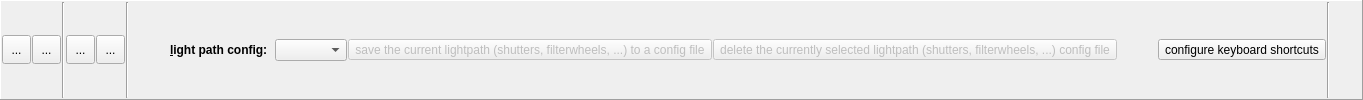
    <widget class="QFrame" name="frame">
     <property name="minimumSize">
      <size>
       <width>0</width>
       <height>30</height>
      </size>
     </property>
     <property name="frameShape">
      <enum>QFrame::Panel</enum>
     </property>
     <property name="frameShadow">
      <enum>QFrame::Raised</enum>
     </property>
     <layout class="QHBoxLayout" name="horizontalLayout">
      <property name="spacing">
       <number>1</number>
      </property>
      <property name="margin">
       <number>1</number>
      </property>
      <item>
       <widget class="QToolButton" name="btnConnectDevices">
        <property name="minimumSize">
         <size>
          <width>29</width>
          <height>29</height>
         </size>
        </property>
        <property name="toolTip">
         <string>connect all devices, except cameras</string>
        </property>
        <property name="text">
         <string>...</string>
        </property>
        <property name="icon">
         <iconset resource="spimb040.qrc">
          <normaloff>:/spimb040/connect_devices.png</normaloff>:/spimb040/connect_devices.png</iconset>
        </property>
        <property name="iconSize">
         <size>
          <width>22</width>
          <height>22</height>
         </size>
        </property>
       </widget>
      </item>
      <item>
       <widget class="QToolButton" name="btnConnectCameras">
        <property name="minimumSize">
         <size>
          <width>29</width>
          <height>29</height>
         </size>
        </property>
        <property name="toolTip">
         <string>connect all cameras</string>
        </property>
        <property name="text">
         <string>...</string>
        </property>
        <property name="icon">
         <iconset resource="spimb040.qrc">
          <normaloff>:/spimb040/connect_cameras.png</normaloff>:/spimb040/connect_cameras.png</iconset>
        </property>
        <property name="iconSize">
         <size>
          <width>22</width>
          <height>22</height>
         </size>
        </property>
       </widget>
      </item>
      <item>
       <widget class="Line" name="line_5">
        <property name="orientation">
         <enum>Qt::Vertical</enum>
        </property>
       </widget>
      </item>
      <item>
       <widget class="QToolButton" name="btnDisconnectDevices">
        <property name="minimumSize">
         <size>
          <width>29</width>
          <height>29</height>
         </size>
        </property>
        <property name="toolTip">
         <string>disconnect all devices, except cameras</string>
        </property>
        <property name="text">
         <string>...</string>
        </property>
        <property name="icon">
         <iconset resource="spimb040.qrc">
          <normaloff>:/spimb040/disconnect_devices.png</normaloff>:/spimb040/disconnect_devices.png</iconset>
        </property>
        <property name="iconSize">
         <size>
          <width>22</width>
          <height>22</height>
         </size>
        </property>
       </widget>
      </item>
      <item>
       <widget class="QToolButton" name="btnDisconnectCameras">
        <property name="minimumSize">
         <size>
          <width>29</width>
          <height>29</height>
         </size>
        </property>
        <property name="toolTip">
         <string>disconnect all cameras</string>
        </property>
        <property name="text">
         <string>...</string>
        </property>
        <property name="icon">
         <iconset resource="spimb040.qrc">
          <normaloff>:/spimb040/disconnect_cameras.png</normaloff>:/spimb040/disconnect_cameras.png</iconset>
        </property>
        <property name="iconSize">
         <size>
          <width>22</width>
          <height>22</height>
         </size>
        </property>
       </widget>
      </item>
      <item>
       <widget class="Line" name="line_7">
        <property name="orientation">
         <enum>Qt::Vertical</enum>
        </property>
       </widget>
      </item>
      <item>
       <spacer name="horizontalSpacer_2">
        <property name="orientation">
         <enum>Qt::Horizontal</enum>
        </property>
        <property name="sizeHint" stdset="0">
         <size>
          <width>40</width>
          <height>20</height>
         </size>
        </property>
       </spacer>
      </item>
      <item>
       <widget class="QLabel" name="label_4">
        <property name="font">
         <font>
          <weight>75</weight>
          <bold>true</bold>
         </font>
        </property>
        <property name="text">
         <string>&amp;light path config:  </string>
        </property>
        <property name="buddy">
         <cstring>cmbLightpathConfig</cstring>
        </property>
       </widget>
      </item>
      <item>
       <widget class="QFESPIMB040ConfigComboBox" name="cmbLightpathConfig">
        <property name="sizeAdjustPolicy">
         <enum>QComboBox::AdjustToContents</enum>
        </property>
       </widget>
      </item>
      <item>
       <widget class="QToolButton" name="btnLightpathSave">
        <property name="enabled">
         <bool>false</bool>
        </property>
        <property name="text">
         <string>save the current lightpath (shutters, filterwheels, ...) to a config file</string>
        </property>
        <property name="icon">
         <iconset resource="spimb040.qrc">
          <normaloff>:/spimb040/lightpath_save.png</normaloff>:/spimb040/lightpath_save.png</iconset>
        </property>
        <property name="iconSize">
         <size>
          <width>22</width>
          <height>22</height>
         </size>
        </property>
       </widget>
      </item>
      <item>
       <widget class="QToolButton" name="btnLightpathDelete">
        <property name="enabled">
         <bool>false</bool>
        </property>
        <property name="text">
         <string>delete the currently selected lightpath (shutters, filterwheels, ...) config file</string>
        </property>
        <property name="icon">
         <iconset resource="spimb040.qrc">
          <normaloff>:/spimb040/lightpath_delete.png</normaloff>:/spimb040/lightpath_delete.png</iconset>
        </property>
        <property name="iconSize">
         <size>
          <width>22</width>
          <height>22</height>
         </size>
        </property>
       </widget>
      </item>
      <item>
       <spacer name="horizontalSpacer">
        <property name="orientation">
         <enum>Qt::Horizontal</enum>
        </property>
        <property name="sizeHint" stdset="0">
         <size>
          <width>40</width>
          <height>25</height>
         </size>
        </property>
       </spacer>
      </item>
      <item>
       <widget class="QToolButton" name="btnShortcutConfig">
        <property name="toolTip">
         <string>configure the keyboard shortcuts for the SPIM control</string>
        </property>
        <property name="text">
         <string>configure keyboard shortcuts</string>
        </property>
        <property name="icon">
         <iconset resource="spimb040.qrc">
          <normaloff>:/spimb040/shortcut_settings.png</normaloff>:/spimb040/shortcut_settings.png</iconset>
        </property>
        <property name="iconSize">
         <size>
          <width>22</width>
          <height>22</height>
         </size>
        </property>
       </widget>
      </item>
      <item>
       <widget class="Line" name="line_8">
        <property name="orientation">
         <enum>Qt::Vertical</enum>
        </property>
       </widget>
      </item>
      <item>
       <widget class="QToolButton" name="btnLockFiltersEtc">
        <property name="minimumSize">
         <size>
          <width>24</width>
          <height>24</height>
         </size>
        </property>
        <property name="toolTip">
         <string>lock/unlock filters &amp; objectives</string>
        </property>
        <property name="text">
         <string/>
        </property>
        <property name="icon">
         <iconset resource="spimb040.qrc">
          <normaloff>:/spimb040/lock_opened.png</normaloff>
          <normalon>:/spimb040/lock_closed.png</normalon>:/spimb040/lock_opened.png</iconset>
        </property>
        <property name="iconSize">
         <size>
          <width>22</width>
          <height>22</height>
         </size>
        </property>
        <property name="checkable">
         <bool>true</bool>
        </property>
        <property name="checked">
         <bool>false</bool>
        </property>
        <property name="autoRaise">
         <bool>true</bool>
        </property>
       </widget>
      </item>
     </layout>
    </widget>
